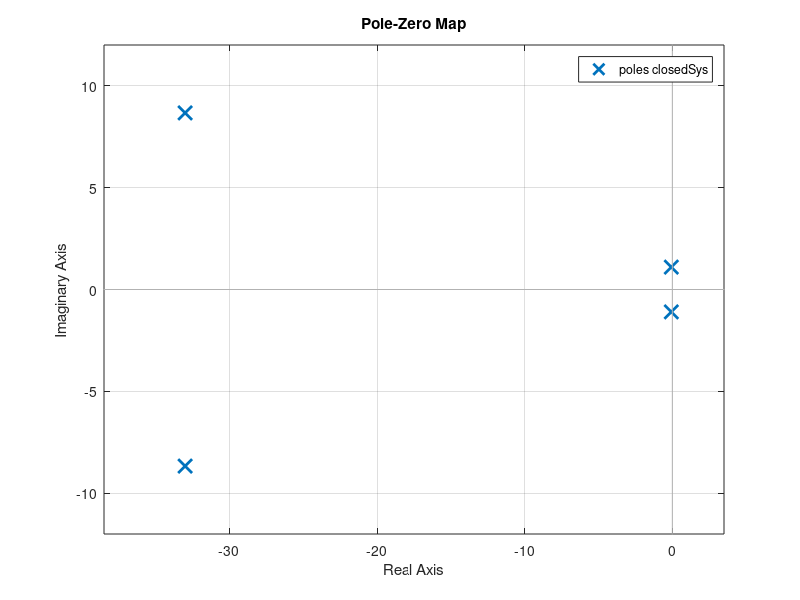
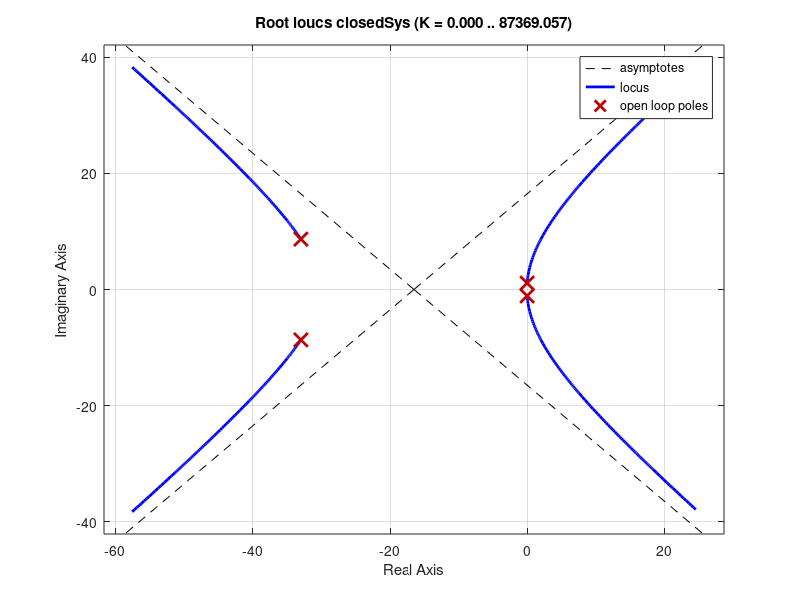

Here is the MATLAB script that generated these plots, in order:
clear all;
sys = tf(22.913,[0.206 13.6244 241.9 48.27 268.302]) %open loop TF
% sys = tf(111.214, [1 66.1165 1174.27 243.32 1191.21]) % close loop

% pzmap(sys)
% figure;
% rlocus(sys)

closedSys = feedback(1*sys,1) %gain is the multiplyer of sys
pzmap(closedSys)
figure;
rlocus(closedSys)
for i=0.1:0.1:100
   gain = i
   closedSys = feedback(gain*sys,1);
   x = isstable(closedSys);
   if x==0 %its unstable
       break
   end   
end
gain  % the gain that makes the system unstable (>=25.6)

gain = gain - 10;
% stepplot(closedSys)